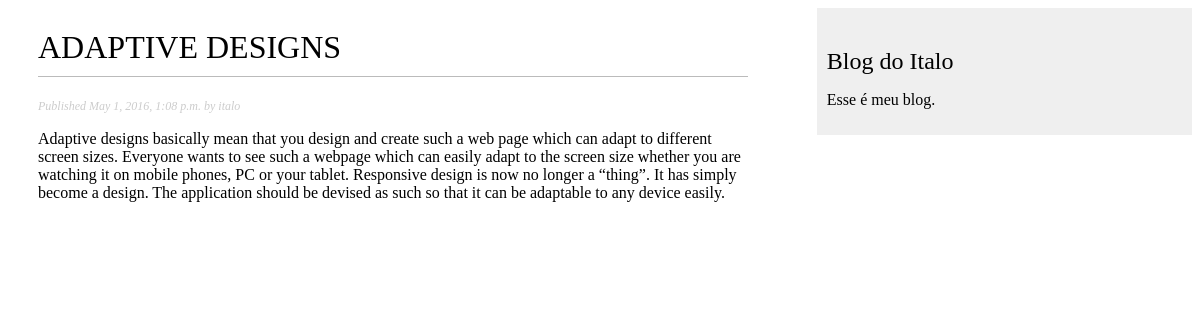
/blog/2016/05/01/adaptive-designs/, run on the app's committed database.
### blog/models.py (models this page shows, shortened)
class Post(models.Model):
    STATUS_CHOICES = (
        ('draft', 'Draft'),
        ('published', 'Published'),
    )
    title = models.CharField(max_length=250)
    slug = models.SlugField(max_length=250, unique_for_date='publish')
    author = models.ForeignKey(User, related_name='blog_posts')
    body = models.TextField()
    publish = models.DateTimeField(default=timezone.now)
    created = models.DateTimeField(auto_now_add=True)
    updated = models.DateTimeField(auto_now=True)
    status = models.CharField(max_length=10,
                              choices=STATUS_CHOICES,
                              default='draft')
    class Meta:
        ordering = ('-publish',)
    objects = models.Manager()  # The default manager.
    published = PublishedManager()  # Our custom manager.

### blog/views.py (the view)
def post_detail(request, year, month, day, post):
    post = get_object_or_404(Post, slug=post,
                                   status='published',
                                   publish__year=year,
                                   publish__month=month,
                                   publish__day=day)
    return render(request, 'blog/post/detail.html', {'post': post})

### blog/templates/blog/post/detail.html (shortened to what this page needs)
{% extends "blog/base.html" %}
{% block content %}
    <h1>{{ post.title }}</h1>
    <p class="date">
        Published {{ post.publish }} by {{ post.author }}
    </p>
    {{ post.body|linebreaks }}
{% endblock %}

### blog/static/css/blog.css (style rules this page uses)
h1 { font-weight: normal; border-bottom: 1px solid #bbb; padding: 0 0 10px 0; }
p.date { color: #ccc; font-family: georgia, serif; font-size: 12px; font-style: italic; }

### data on the page
Post: title "ADAPTIVE DESIGNS", publish "May 1, 2016, 1:08 p.m.", author "italo", body "Adaptive designs basically mean that you design and create such a web page which can adapt to different screen sizes. Everyone wants to see such a webpage which can easily adapt to the screen size whether you are watching it on mobile phones, PC or your tablet. Responsive design is now no longer a “thing”. It has simply become a design. The application should be devised as such so that it can be adaptable to any device easily."
